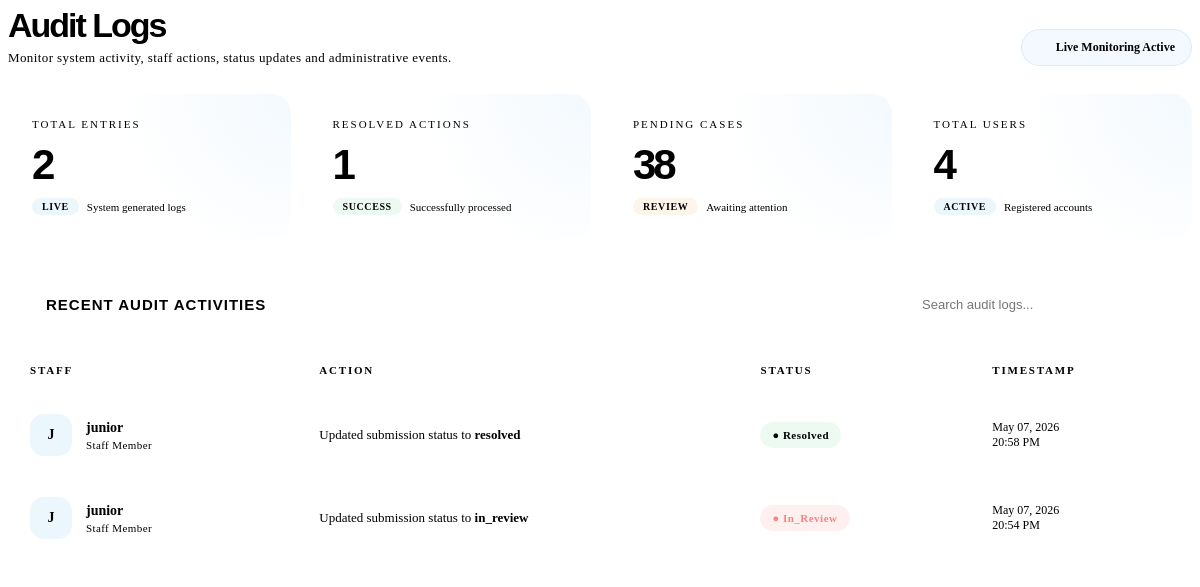
/admin-dashboard/audit/ (signed in), run on the app's committed database.
### myapp/models.py (models this page shows, shortened)
class StaffFeedback(models.Model):
    staff      = models.ForeignKey(User, on_delete=models.SET_NULL, null=True, related_name='feedbacks_given')
    category   = models.CharField(max_length=50)   # matches CATEGORY_MAP slug
    post_id    = models.PositiveIntegerField()      # generic FK — works across all post models
    message    = models.TextField()
    new_status = models.CharField(max_length=20)
    email_sent = models.BooleanField(default=False)
    created_at = models.DateTimeField(auto_now_add=True)
    class Meta:
        verbose_name        = 'Staff Feedback'
        verbose_name_plural = 'Staff Feedback'
        ordering            = ['-created_at']

### myapp/views.py (the view)
# urls.py: path('admin-dashboard/audit/', views.audit_partial, name='audit_partial'),
@login_required
@admin_required
def audit_partial(request):
    ctx = _base_admin_ctx()
    ctx['audit_entries'] = StaffFeedback.objects.select_related('staff').order_by('-created_at')[:100]
    return render(request, 'admin/partials/audit.html', ctx)

### myapp/templates/admin/partials/audit.html (shortened to what this page needs)
{% load static %}
<div class="audit-wrap">
  <div class="audit-top">
    <div>
      <div class="audit-title">Audit Logs</div>
      <div class="audit-sub">
        Monitor system activity, staff actions, status updates and administrative events.
      </div>
    </div>
    <div class="audit-badge">
      <span class="audit-dot"></span>
      Live Monitoring Active
    </div>
  </div>
  <div class="audit-grid">
    <div class="audit-stat">
      <div class="audit-stat-label">Total Entries</div>
      <div class="audit-stat-value">
        {{ audit_entries|length }}
      </div>
      <div class="audit-stat-foot">
        <span class="audit-chip blue">LIVE</span>
        System generated logs
      </div>
    </div>
    <div class="audit-stat">
      <div class="audit-stat-label">Resolved Actions</div>
      <div class="audit-stat-value">
        {{ total_resolved|default:"0" }}
      </div>
      <div class="audit-stat-foot">
        <span class="audit-chip green">SUCCESS</span>
        Successfully processed
      </div>
    </div>
    <div class="audit-stat">
      <div class="audit-stat-label">Pending Cases</div>
      <div class="audit-stat-value">
        {{ total_pending|default:"0" }}
      </div>
      <div class="audit-stat-foot">
        <span class="audit-chip orange">REVIEW</span>
        Awaiting attention
      </div>
    </div>
    <div class="audit-stat">
      <div class="audit-stat-label">Total Users</div>
      <div class="audit-stat-value">
        {{ total_users|default:"0" }}
      </div>
      <div class="audit-stat-foot">
        <span class="audit-chip blue">ACTIVE</span>
        Registered accounts
      </div>
    </div>
  </div>
  <div class="audit-main">
    <div class="audit-head">
      <div class="audit-head-title">
        Recent Audit Activities
      </div>
      <input
        type="text"
        class="audit-search"
        placeholder="Search audit logs..."
        id="auditSearch"
      >
    </div>
    <div class="audit-table-wrap">
      {% if audit_entries %}
      <table class="audit-table">
        <thead>
          <tr>
            <th>Staff</th>
            <th>Action</th>
            <th>Status</th>
            <th>Timestamp</th>
          </tr>
        </thead>
        <tbody id="auditTableBody">
          {% for entry in audit_entries %}
          <tr class="audit-row">
            <td>
              <div class="audit-user">
                <div class="audit-avatar">
                  {{ entry.staff.username|slice:":1"|upper }}
                </div>
                <div>
                  <div class="audit-user-name">
                    {{ entry.staff.username }}
                  </div>
                  <div class="audit-user-role">
                    Staff Member
                  </div>
                </div>
              </div>
            </td>
            <td>
              <div class="audit-action">
                Updated submission status to
                <strong>{{ entry.new_status }}</strong>
              </div>
            </td>
            <td>
              {% if entry.new_status == 'resolved' %}
                <span class="audit-status success">● Resolved</span>
              {% elif entry.new_status == 'pending' %}
                <span class="audit-status pending">● Pending</span>
              {% else %}
                <span class="audit-status failed">
                  ● {{ entry.new_status|title }}
                </span>
              {% endif %}
            </td>
            <td>
              <div class="audit-time">
                {{ entry.created_at|date:"M d, Y" }}<br>
                {{ entry.created_at|time:"H:i A" }}
              </div>
            </td>
          </tr>
          {% endfor %}
        </tbody>
      </table>
      {% endif %}
    </div>
  </div>
</div>

### myapp/templates/admin/partials/audit.html (style rules this page uses)
.audit-wrap { animation: fadeUp .45s ease; }
.audit-top { display:flex; justify-content:space-between; align-items:flex-end; margin-bottom:28px; gap:20px; flex-wrap:wrap; }
.audit-title { font-family:'Syne',sans-serif; font-size:34px; font-weight:800; letter-spacing:-2px; color:var(--text); line-height:1; }
.audit-sub { margin-top:8px; color:var(--muted2); font-size:13px; letter-spacing:.4px; }
.audit-badge { display:flex; align-items:center; gap:10px; padding:10px 16px; border-radius:999px; background:rgba(99,179,237,.08); border:1px solid rgba(99,179,237,.18); color:var(--accent); font-size:12px; font-weight:600; }
.audit-dot { width:8px; height:8px; border-radius:50%; background:var(--accent3); animation:pulseAudit 1.8s infinite; }
.audit-grid { display:grid; grid-template-columns:repeat(4,1fr); gap:18px; margin-bottom:24px; }
.audit-stat { position:relative; overflow:hidden; background:var(--surface); border:1px solid var(--border); border-radius:20px; padding:24px; }
.audit-stat::before { content:''; position:absolute; inset:0; background:radial-gradient(circle at top right, rgba(99,179,237,.08), transparent 55%); pointer-events:none; }
.audit-stat-label { font-size:11px; text-transform:uppercase; letter-spacing:2px; color:var(--muted2); margin-bottom:14px; }
.audit-stat-value { font-family:'Syne',sans-serif; font-size:42px; font-weight:800; letter-spacing:-3px; color:var(--text); line-height:1; }
.audit-stat-foot { margin-top:12px; color:var(--muted2); font-size:11px; display:flex; align-items:center; gap:8px; }
.audit-chip { padding:3px 10px; border-radius:999px; font-size:10px; font-weight:700; letter-spacing:.6px; }
.audit-chip.green { background:rgba(104,211,145,.12); color:var(--accent3); }
.audit-chip.orange { background:rgba(246,173,85,.12); color:var(--accent2); }
.audit-chip.blue { background:rgba(99,179,237,.12); color:var(--accent); }
.audit-main { background:var(--surface); border:1px solid var(--border); border-radius:22px; overflow:hidden; }
.audit-head { display:flex; justify-content:space-between; align-items:center; padding:22px 24px; border-bottom:1px solid var(--border); background:var(--surface2); flex-wrap:wrap; gap:16px; }
.audit-head-title { font-family:'Syne',sans-serif; font-size:15px; font-weight:700; letter-spacing:1px; text-transform:uppercase; display:flex; align-items:center; gap:10px; }
.audit-head-title::before { content:''; width:4px; height:16px; border-radius:999px; background:var(--accent); }
.audit-search { width:260px; max-width:100%; background:var(--surface); border:1px solid var(--border); border-radius:14px; padding:12px 14px; color:var(--text); outline:none; font-size:13px; }
.audit-table-wrap { overflow-x:auto; }
.audit-table { width:100%; border-collapse:collapse; }
.audit-table thead { background:rgba(255,255,255,.015); }
.audit-table th { text-align:left; padding:18px 22px; color:var(--muted2); font-size:11px; text-transform:uppercase; letter-spacing:1.8px; font-weight:600; border-bottom:1px solid var(--border); white-space:nowrap; }
.audit-table td { padding:20px 22px; border-bottom:1px solid rgba(255,255,255,.04); vertical-align:middle; }
.audit-row { transition:.22s ease; }
.audit-user { display:flex; align-items:center; gap:14px; }
.audit-avatar { width:42px; height:42px; border-radius:14px; display:flex; align-items:center; justify-content:center; background:rgba(99,179,237,.12); color:var(--accent); font-weight:700; font-size:14px; flex-shrink:0; }
.audit-user-name { color:var(--text); font-weight:600; font-size:14px; }
.audit-user-role { margin-top:3px; color:var(--muted2); font-size:11px; letter-spacing:.4px; }
.audit-action { color:var(--text); font-size:13px; line-height:1.5; }
.audit-time { color:var(--muted2); font-size:12px; white-space:nowrap; }
.audit-status { display:inline-flex; align-items:center; gap:8px; padding:7px 12px; border-radius:999px; font-size:11px; font-weight:700; letter-spacing:.5px; }
.audit-status.success { background:rgba(104,211,145,.12); color:var(--accent3); }
.audit-status.failed { background:rgba(252,129,129,.12); color:#fc8181; }

### data on the page
StaffFeedback: staff.username "J", staff.username "junior", new_status "resolved", shows "● Resolved", created_at "May 07, 2026", created_at "20:58 PM"
StaffFeedback: staff.username "J", staff.username "junior", new_status "in_review", new_status "In_Review", created_at "May 07, 2026", created_at "20:54 PM"

### other printed values
{{ audit_entries|length }} "2"
{{ total_resolved|default:"0" }} "1"
{{ total_pending|default:"0" }} "38"
{{ total_users|default:"0" }} "4"
